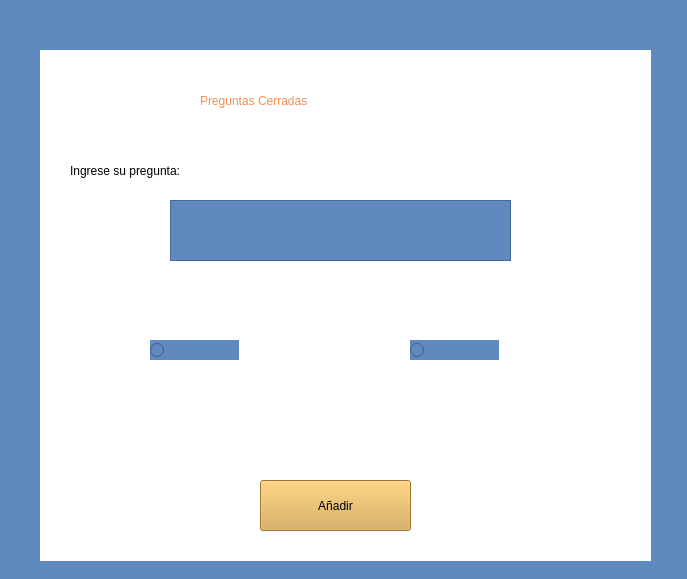
<?xml version="1.0" encoding="UTF-8"?>
<ui version="4.0">
 <class>menuCursos</class>
 <widget class="QMainWindow" name="menuCursos">
  <property name="geometry">
   <rect>
    <x>0</x>
    <y>0</y>
    <width>687</width>
    <height>579</height>
   </rect>
  </property>
  <property name="windowTitle">
   <string>MainWindow</string>
  </property>
  <property name="styleSheet">
   <string notr="true">background-color: rgb(96, 137, 191);</string>
  </property>
  <widget class="QWidget" name="centralwidget">
   <widget class="QLabel" name="label">
    <property name="geometry">
     <rect>
      <x>40</x>
      <y>50</y>
      <width>611</width>
      <height>511</height>
     </rect>
    </property>
    <property name="styleSheet">
     <string notr="true">background-color: rgb(255, 255, 255);</string>
    </property>
    <property name="text">
     <string/>
    </property>
   </widget>
   <widget class="QLabel" name="label_2">
    <property name="geometry">
     <rect>
      <x>200</x>
      <y>70</y>
      <width>391</width>
      <height>61</height>
     </rect>
    </property>
    <property name="styleSheet">
     <string notr="true">font: 700 28pt &quot;Segoe UI&quot;;
background-color: rgb(255, 255, 255);
color: rgb(242, 144, 87);</string>
    </property>
    <property name="text">
     <string>Preguntas Cerradas </string>
    </property>
   </widget>
   <widget class="QPushButton" name="botonAgregarPreguntaVF">
    <property name="geometry">
     <rect>
      <x>260</x>
      <y>480</y>
      <width>151</width>
      <height>51</height>
     </rect>
    </property>
    <property name="styleSheet">
     <string notr="true">font: 700 12pt &quot;Segoe UI&quot;;
background-color: rgb(217, 167, 74);</string>
    </property>
    <property name="text">
     <string>Añadir</string>
    </property>
   </widget>
   <widget class="QTextEdit" name="textEditPreguntaVF">
    <property name="geometry">
     <rect>
      <x>170</x>
      <y>200</y>
      <width>341</width>
      <height>61</height>
     </rect>
    </property>
   </widget>
   <widget class="QLabel" name="label_3">
    <property name="geometry">
     <rect>
      <x>70</x>
      <y>140</y>
      <width>211</width>
      <height>61</height>
     </rect>
    </property>
    <property name="styleSheet">
     <string notr="true">background-color: rgba(0, 0, 0, 0);
font: 700 14pt &quot;Segoe UI&quot;;</string>
    </property>
    <property name="text">
     <string>Ingrese su pregunta: </string>
    </property>
   </widget>
   <widget class="QRadioButton" name="radioButtonVerdadero">
    <property name="geometry">
     <rect>
      <x>150</x>
      <y>340</y>
      <width>89</width>
      <height>20</height>
     </rect>
    </property>
    <property name="text">
     <string/>
    </property>
   </widget>
   <widget class="QRadioButton" name="radioButtonFalso">
    <property name="geometry">
     <rect>
      <x>410</x>
      <y>340</y>
      <width>89</width>
      <height>20</height>
     </rect>
    </property>
    <property name="text">
     <string/>
    </property>
   </widget>
  </widget>
 </widget>
 <resources/>
 <connections/>
</ui>
